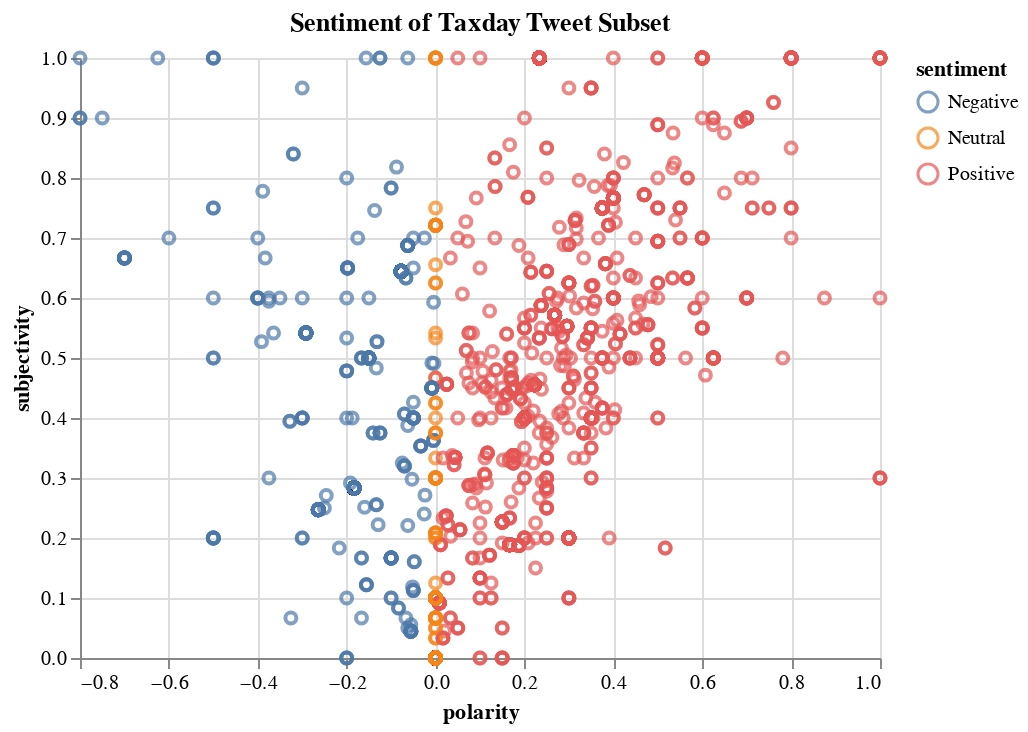

Source (notebook cell):
### Code cell
import altair as alt
alt.Chart(taxday_tweets_subset).mark_point().encode(
    x='polarity',
    y='subjectivity',
    color='sentiment',
).properties(
    title = 'Sentiment of Taxday Tweet Subset')

### Figure 1 — Vega-Lite specification as saved in the notebook (floating-point values rounded to 4 significant figures; data arrays with more than 128 entries replaced by an {"elided": "..."} marker saying what was removed)
{"config": {"view": {"continuousWidth": 400, "continuousHeight": 300}}, "data": {"name": "data-41f992a6965c19df65882ddd140c6e86"}, "mark": "point", "encoding": {"color": {"field": "sentiment", "type": "nominal"}, "x": {"field": "polarity", "type": "quantitative"}, "y": {"field": "subjectivity", "type": "quantitative"}}, "title": "Sentiment of Taxday Tweet Subset", "$schema": "https://vega.github.io/schema/vega-lite/v4.17.0.json", "datasets": {"data-41f992a6965c19df65882ddd140c6e86": {"elided": "5000 records"}}}
